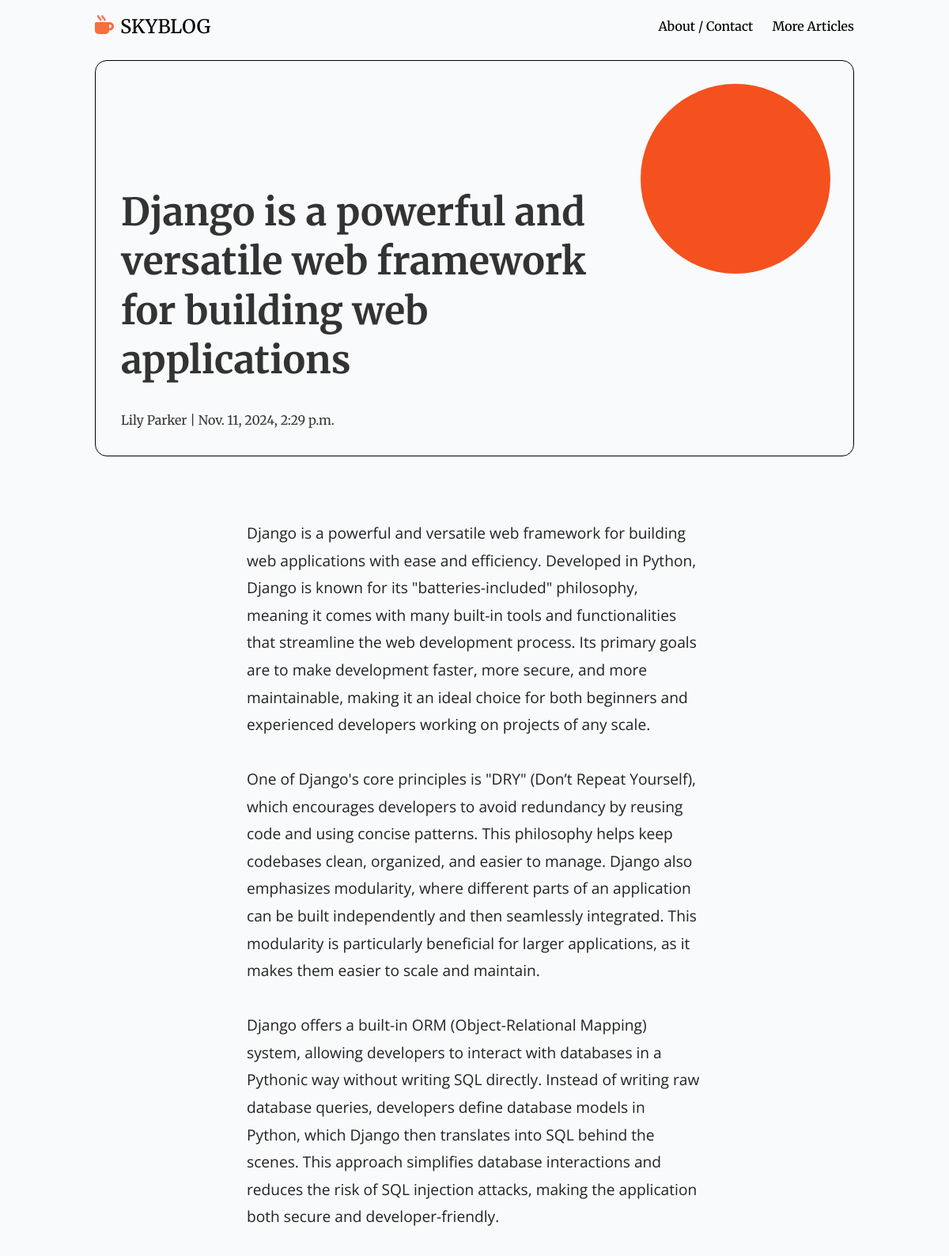
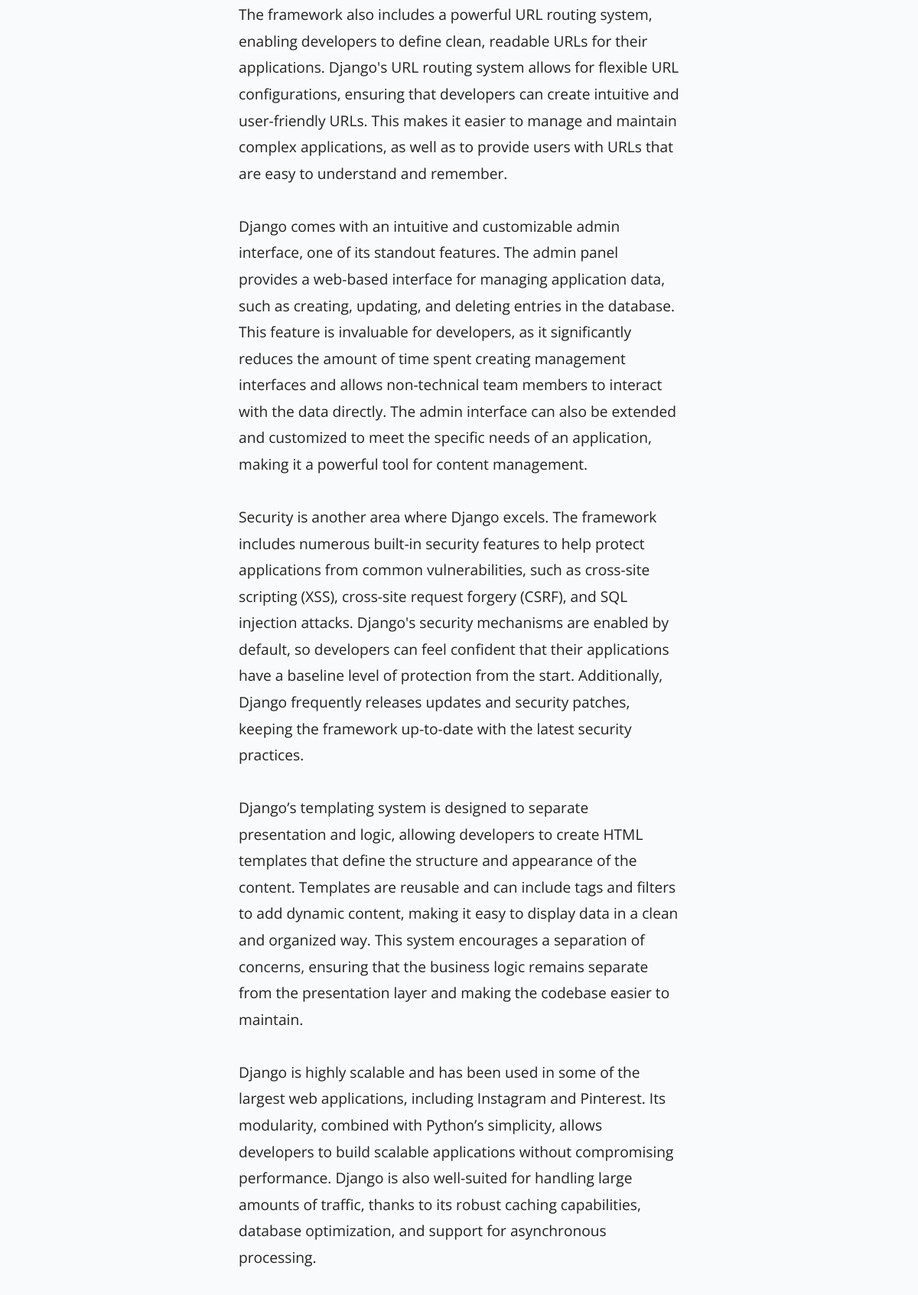
The page /django-is-a-powerful-and-versatile-web-framework-for-building-web-applications/ (upper part) on the database its author committed (2 pictures, top to bottom).
### blog/models.py (models this page shows, shortened)
class Post(models.Model):
  STATUS = (
    (0, "Draft"),
    (1, "Publish"),
  )
  image = models.ImageField(upload_to='posts/', blank=True, null=True)
  title = models.CharField(max_length=100, unique=True)
  slug = models.SlugField(max_length=100, unique=True)
  author = models.ForeignKey(User, on_delete=models.CASCADE, related_name="blog_posts")
  updated_on = models.DateTimeField(auto_now=True)
  content = models.TextField()
  created_on = models.DateTimeField(auto_now_add=True)
  status = models.IntegerField(
    choices=STATUS,
    default=0,
    verbose_name="Post Status",
    help_text="Set the status of the post to draft or publish."
    )
  class Meta:
    ordering = ['-created_on']

### blog/views.py (the view, shortened to what this page needs)
# urls.py: path('<slug:slug>/', views.PostDetail.as_view(), name='post_detail'),
class PostDetail(generic.DetailView):
    model = Post
    template_name = "post_detail.html"
    def get_context_data(self, **kwargs):
        context = super().get_context_data(**kwargs)
        post = self.get_object()
        context['comments'] = post.comments.filter(active=True)
        context['comment_form'] = CommentForm()
        return context

### templates/post_detail.html (shortened to what this page needs)
{% extends "base.html" %}
{% load static %}
{% block content %}
<header class="detail-header">
  <div class="circle-shape"></div>
  <div class="post-info">
    <h1>{{ post.title }}</h1>
    <div class="post-meta">{{ post.author.first_name }} {{ post.author.last_name }} | {{ post.created_on }}</div>
  </div>
</header>
<div class="detail-container">
  <div class="main-content">
    <div class="detail-body">
      <p class="post-text">{{ post.content | safe }}</p>
    </div>
  </div>
</div>
{% endblock content %}

### static/css/styles.css (style rules this page uses)
* { margin: 0; padding: 0; box-sizing: border-box; font-family: "Merriweather", serif; }
body { background-color: #f9fafb; color: #333; font-size: 16px; line-height: 1.6; padding-top: 60px; }
.detail-container { width: 80%; margin: 5rem auto; }
.detail-header { border: 1px solid rgba(0,0,0,1); padding: 10rem 2rem 2rem; width: 80%; margin: 1rem auto; border-radius: 15px; }
.detail-header .post-info { width: 70%; }
.detail-header { position: relative; }
.circle-shape { width: 240px; height: 240px; position: absolute; top: 1.8rem; right: 1.8rem; background-color: #f4511e; border-radius: 50%; z-index: -100; }
.post-meta { margin-top: 2rem; }
.detail-header h1 { font-size: 3rem; line-height: 1.3; margin: 0 auto; }
.detail-body { width: 60%; margin: 0 auto; }
.detail-body p { font-family: "Open Sans", sans-serif; font-size: 1.2rem; line-height: 1.8em; color: #222; }

### rows shown on the page
Post: title "Django is a powerful and versatile web framework for building web applications", author.first_name "Lily", author.last_name "Parker", created_on "Nov. 11, 2024, 2:29 p.m.", content "Django is a powerful and versatile web framework for building web applications with ease and efficiency. Developed in Python, Django is known for its \"batteries-included\" philosophy, meaning it comes with many built-in tools and functionalities that streamline the web development process. Its primary goals are to make development faster, more secure, and more maintainable, making it an ideal choice for both beginners and experienced developers working on projects of any scale. One of Django's core principles is \"DRY\" (Don’t Repeat Yourself), which encourages developers to avoid redundancy by reusing code and using concise patterns. This philosophy helps keep codebases clean, organized, and…"
